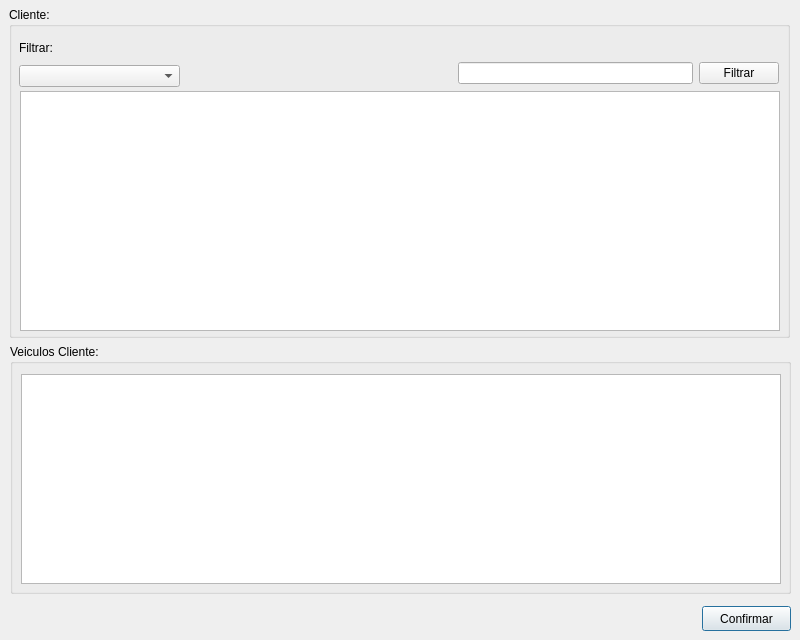
<?xml version="1.0" encoding="UTF-8"?>
<ui version="4.0">
 <class>frms_selecionacliente_os</class>
 <widget class="QDialog" name="frms_selecionacliente_os">
  <property name="geometry">
   <rect>
    <x>0</x>
    <y>0</y>
    <width>800</width>
    <height>640</height>
   </rect>
  </property>
  <property name="windowTitle">
   <string>Dialog</string>
  </property>
  <widget class="QPushButton" name="btn_confirmarCliente">
   <property name="geometry">
    <rect>
     <x>702</x>
     <y>606</y>
     <width>89</width>
     <height>25</height>
    </rect>
   </property>
   <property name="text">
    <string>Confirmar</string>
   </property>
  </widget>
  <widget class="QGroupBox" name="groupBox">
   <property name="geometry">
    <rect>
     <x>9</x>
     <y>7</y>
     <width>781</width>
     <height>331</height>
    </rect>
   </property>
   <property name="title">
    <string>Cliente:</string>
   </property>
   <widget class="QWidget" name="layoutWidget">
    <property name="geometry">
     <rect>
      <x>10</x>
      <y>30</y>
      <width>161</width>
      <height>50</height>
     </rect>
    </property>
    <layout class="QVBoxLayout" name="verticalLayout">
     <item>
      <widget class="QLabel" name="label">
       <property name="text">
        <string>Filtrar:</string>
       </property>
      </widget>
     </item>
     <item>
      <widget class="QComboBox" name="cb_filtrar"/>
     </item>
    </layout>
   </widget>
   <widget class="QTableWidget" name="tw_selecionaCliente">
    <property name="geometry">
     <rect>
      <x>11</x>
      <y>84</y>
      <width>760</width>
      <height>240</height>
     </rect>
    </property>
   </widget>
   <widget class="QWidget" name="layoutWidget_2">
    <property name="geometry">
     <rect>
      <x>449</x>
      <y>53</y>
      <width>321</width>
      <height>27</height>
     </rect>
    </property>
    <layout class="QHBoxLayout" name="horizontalLayout">
     <item>
      <widget class="QLineEdit" name="txt_filtrarCliente"/>
     </item>
     <item>
      <widget class="QPushButton" name="btn_filtrarCliente">
       <property name="text">
        <string>Filtrar</string>
       </property>
      </widget>
     </item>
    </layout>
   </widget>
  </widget>
  <widget class="QGroupBox" name="groupBox_2">
   <property name="geometry">
    <rect>
     <x>10</x>
     <y>344</y>
     <width>781</width>
     <height>250</height>
    </rect>
   </property>
   <property name="title">
    <string>Veiculos Cliente:</string>
   </property>
   <widget class="QTableWidget" name="tw_selecionaVeiculo">
    <property name="geometry">
     <rect>
      <x>11</x>
      <y>30</y>
      <width>760</width>
      <height>210</height>
     </rect>
    </property>
   </widget>
  </widget>
 </widget>
 <resources/>
 <connections/>
</ui>
